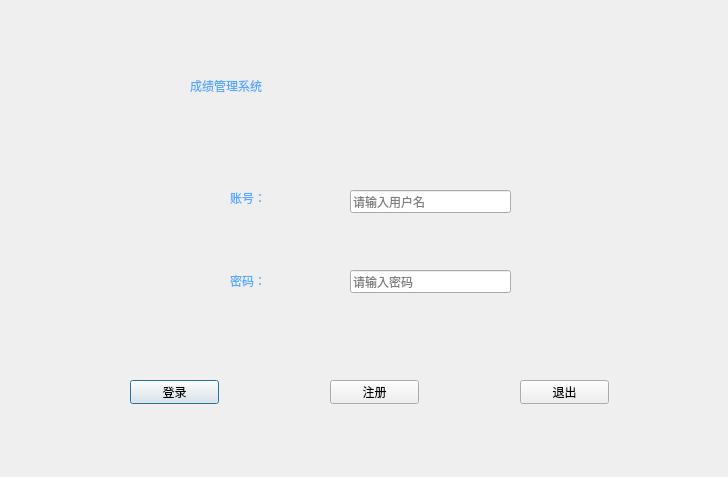
<?xml version="1.0" encoding="UTF-8"?>
<ui version="4.0">
 <class>loginDlg</class>
 <widget class="QDialog" name="loginDlg">
  <property name="geometry">
   <rect>
    <x>0</x>
    <y>0</y>
    <width>728</width>
    <height>477</height>
   </rect>
  </property>
  <property name="minimumSize">
   <size>
    <width>728</width>
    <height>477</height>
   </size>
  </property>
  <property name="maximumSize">
   <size>
    <width>728</width>
    <height>477</height>
   </size>
  </property>
  <property name="windowTitle">
   <string>登录</string>
  </property>
  <property name="windowIcon">
   <iconset resource="images.qrc">
    <normaloff>:/new/images/成绩管理.png</normaloff>:/new/images/成绩管理.png</iconset>
  </property>
  <property name="styleSheet">
   <string notr="true"/>
  </property>
  <widget class="QLabel" name="label">
   <property name="geometry">
    <rect>
     <x>230</x>
     <y>190</y>
     <width>72</width>
     <height>15</height>
    </rect>
   </property>
   <property name="styleSheet">
    <string notr="true">color: rgb(85, 170, 255);</string>
   </property>
   <property name="text">
    <string>账号：</string>
   </property>
  </widget>
  <widget class="QLabel" name="label_2">
   <property name="geometry">
    <rect>
     <x>230</x>
     <y>270</y>
     <width>71</width>
     <height>21</height>
    </rect>
   </property>
   <property name="styleSheet">
    <string notr="true">color: rgb(85, 170, 255);</string>
   </property>
   <property name="text">
    <string>密码：</string>
   </property>
  </widget>
  <widget class="QLineEdit" name="uselineEdit">
   <property name="geometry">
    <rect>
     <x>350</x>
     <y>190</y>
     <width>161</width>
     <height>23</height>
    </rect>
   </property>
   <property name="placeholderText">
    <string>请输入用户名</string>
   </property>
  </widget>
  <widget class="QLineEdit" name="pwdlineEdit">
   <property name="geometry">
    <rect>
     <x>350</x>
     <y>270</y>
     <width>161</width>
     <height>23</height>
    </rect>
   </property>
   <property name="echoMode">
    <enum>QLineEdit::Password</enum>
   </property>
   <property name="placeholderText">
    <string>请输入密码</string>
   </property>
  </widget>
  <widget class="QPushButton" name="loginBtn">
   <property name="geometry">
    <rect>
     <x>130</x>
     <y>380</y>
     <width>89</width>
     <height>24</height>
    </rect>
   </property>
   <property name="styleSheet">
    <string notr="true"/>
   </property>
   <property name="text">
    <string>登录</string>
   </property>
   <property name="icon">
    <iconset>
     <activeon>:/new/images/登录.png</activeon>
    </iconset>
   </property>
  </widget>
  <widget class="QPushButton" name="zhuceBtn">
   <property name="geometry">
    <rect>
     <x>330</x>
     <y>380</y>
     <width>89</width>
     <height>24</height>
    </rect>
   </property>
   <property name="text">
    <string>注册</string>
   </property>
   <property name="icon">
    <iconset>
     <activeon>:/new/images/注册.png</activeon>
    </iconset>
   </property>
  </widget>
  <widget class="QPushButton" name="exitBtn">
   <property name="geometry">
    <rect>
     <x>520</x>
     <y>380</y>
     <width>89</width>
     <height>24</height>
    </rect>
   </property>
   <property name="text">
    <string>退出</string>
   </property>
   <property name="icon">
    <iconset>
     <activeon>:/new/images/退出.png</activeon>
    </iconset>
   </property>
  </widget>
  <widget class="QLabel" name="label_3">
   <property name="geometry">
    <rect>
     <x>190</x>
     <y>50</y>
     <width>411</width>
     <height>71</height>
    </rect>
   </property>
   <property name="styleSheet">
    <string notr="true">color: rgb(85, 170, 255);
font: 36pt &quot;微软雅黑&quot;;</string>
   </property>
   <property name="text">
    <string>成绩管理系统</string>
   </property>
  </widget>
 </widget>
 <resources>
  <include location="images.qrc"/>
 </resources>
 <connections>
  <connection>
   <sender>exitBtn</sender>
   <signal>clicked()</signal>
   <receiver>loginDlg</receiver>
   <slot>close()</slot>
   <hints>
    <hint type="sourcelabel">
     <x>564</x>
     <y>421</y>
    </hint>
    <hint type="destinationlabel">
     <x>363</x>
     <y>238</y>
    </hint>
   </hints>
  </connection>
 </connections>
</ui>
